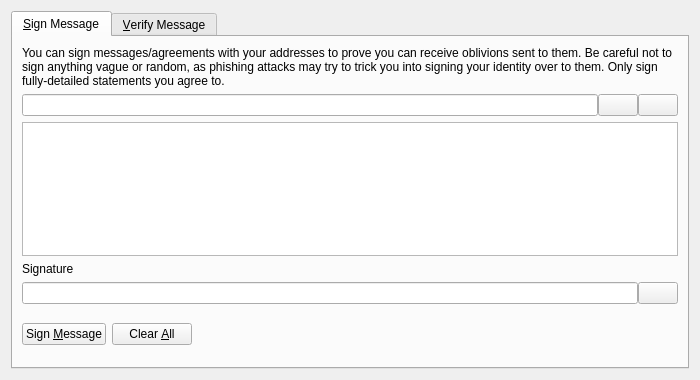
<?xml version="1.0" encoding="UTF-8"?>
<ui version="4.0">
 <class>SignVerifyMessageDialog</class>
 <widget class="QDialog" name="SignVerifyMessageDialog">
  <property name="geometry">
   <rect>
    <x>0</x>
    <y>0</y>
    <width>700</width>
    <height>380</height>
   </rect>
  </property>
  <property name="windowTitle">
   <string>Signatures - Sign / Verify a Message</string>
  </property>
  <property name="modal">
   <bool>true</bool>
  </property>
  <layout class="QVBoxLayout" name="verticalLayout">
   <item>
    <widget class="QTabWidget" name="tabWidget">
     <property name="currentIndex">
      <number>0</number>
     </property>
     <widget class="QWidget" name="tabSignMessage">
      <attribute name="title">
       <string>&amp;Sign Message</string>
      </attribute>
      <layout class="QVBoxLayout" name="verticalLayout_SM">
       <item>
        <widget class="QLabel" name="infoLabel_SM">
         <property name="text">
          <string>You can sign messages/agreements with your addresses to prove you can receive oblivions sent to them. Be careful not to sign anything vague or random, as phishing attacks may try to trick you into signing your identity over to them. Only sign fully-detailed statements you agree to.</string>
         </property>
         <property name="textFormat">
          <enum>Qt::PlainText</enum>
         </property>
         <property name="wordWrap">
          <bool>true</bool>
         </property>
        </widget>
       </item>
       <item>
        <layout class="QHBoxLayout" name="horizontalLayout_1_SM">
         <property name="spacing">
          <number>0</number>
         </property>
         <item>
          <widget class="QValidatedLineEdit" name="addressIn_SM">
           <property name="toolTip">
            <string>The Oblivion address to sign the message with</string>
           </property>
          </widget>
         </item>
         <item>
          <widget class="QPushButton" name="addressBookButton_SM">
           <property name="toolTip">
            <string>Choose previously used address</string>
           </property>
           <property name="text">
            <string/>
           </property>
           <property name="icon">
            <iconset resource="../bitcoin.qrc">
             <normaloff>:/icons/address-book</normaloff>:/icons/address-book</iconset>
           </property>
           <property name="shortcut">
            <string>Alt+A</string>
           </property>
           <property name="autoDefault">
            <bool>false</bool>
           </property>
          </widget>
         </item>
         <item>
          <widget class="QPushButton" name="pasteButton_SM">
           <property name="toolTip">
            <string>Paste address from clipboard</string>
           </property>
           <property name="text">
            <string/>
           </property>
           <property name="icon">
            <iconset resource="../bitcoin.qrc">
             <normaloff>:/icons/editpaste</normaloff>:/icons/editpaste</iconset>
           </property>
           <property name="shortcut">
            <string>Alt+P</string>
           </property>
           <property name="autoDefault">
            <bool>false</bool>
           </property>
          </widget>
         </item>
        </layout>
       </item>
       <item>
        <widget class="QPlainTextEdit" name="messageIn_SM">
         <property name="toolTip">
          <string>Enter the message you want to sign here</string>
         </property>
        </widget>
       </item>
       <item>
        <widget class="QLabel" name="signatureLabel_SM">
         <property name="text">
          <string>Signature</string>
         </property>
         <property name="textFormat">
          <enum>Qt::PlainText</enum>
         </property>
        </widget>
       </item>
       <item>
        <layout class="QHBoxLayout" name="horizontalLayout_2_SM">
         <property name="spacing">
          <number>0</number>
         </property>
         <item>
          <widget class="QLineEdit" name="signatureOut_SM">
           <property name="font">
            <font>
             <italic>true</italic>
            </font>
           </property>
           <property name="readOnly">
            <bool>true</bool>
           </property>
          </widget>
         </item>
         <item>
          <widget class="QPushButton" name="copySignatureButton_SM">
           <property name="toolTip">
            <string>Copy the current signature to the system clipboard</string>
           </property>
           <property name="text">
            <string/>
           </property>
           <property name="icon">
            <iconset resource="../bitcoin.qrc">
             <normaloff>:/icons/editcopy</normaloff>:/icons/editcopy</iconset>
           </property>
           <property name="autoDefault">
            <bool>false</bool>
           </property>
          </widget>
         </item>
        </layout>
       </item>
       <item>
        <layout class="QHBoxLayout" name="horizontalLayout_3_SM">
         <item>
          <widget class="QPushButton" name="signMessageButton_SM">
           <property name="toolTip">
            <string>Sign the message to prove you own this Oblivion address</string>
           </property>
           <property name="text">
            <string>Sign &amp;Message</string>
           </property>
           <property name="icon">
            <iconset resource="../bitcoin.qrc">
             <normaloff>:/icons/edit</normaloff>:/icons/edit</iconset>
           </property>
           <property name="autoDefault">
            <bool>false</bool>
           </property>
          </widget>
         </item>
         <item>
          <widget class="QPushButton" name="clearButton_SM">
           <property name="toolTip">
            <string>Reset all sign message fields</string>
           </property>
           <property name="text">
            <string>Clear &amp;All</string>
           </property>
           <property name="icon">
            <iconset resource="../bitcoin.qrc">
             <normaloff>:/icons/remove</normaloff>:/icons/remove</iconset>
           </property>
           <property name="autoDefault">
            <bool>false</bool>
           </property>
          </widget>
         </item>
         <item>
          <spacer name="horizontalSpacer_1_SM">
           <property name="orientation">
            <enum>Qt::Horizontal</enum>
           </property>
           <property name="sizeHint" stdset="0">
            <size>
             <width>40</width>
             <height>48</height>
            </size>
           </property>
          </spacer>
         </item>
         <item>
          <widget class="QLabel" name="statusLabel_SM">
           <property name="font">
            <font>
             <weight>75</weight>
             <bold>true</bold>
            </font>
           </property>
           <property name="text">
            <string/>
           </property>
           <property name="wordWrap">
            <bool>true</bool>
           </property>
          </widget>
         </item>
         <item>
          <spacer name="horizontalSpacer_2_SM">
           <property name="orientation">
            <enum>Qt::Horizontal</enum>
           </property>
           <property name="sizeHint" stdset="0">
            <size>
             <width>40</width>
             <height>48</height>
            </size>
           </property>
          </spacer>
         </item>
        </layout>
       </item>
      </layout>
     </widget>
     <widget class="QWidget" name="tabVerifyMessage">
      <attribute name="title">
       <string>&amp;Verify Message</string>
      </attribute>
      <layout class="QVBoxLayout" name="verticalLayout_VM">
       <item>
        <widget class="QLabel" name="infoLabel_VM">
         <property name="text">
          <string>Enter the receiver's address, message (ensure you copy line breaks, spaces, tabs, etc. exactly) and signature below to verify the message. Be careful not to read more into the signature than what is in the signed message itself, to avoid being tricked by a man-in-the-middle attack. Note that this only proves the signing party receives with the address, it cannot prove sendership of any transaction!</string>
         </property>
         <property name="textFormat">
          <enum>Qt::PlainText</enum>
         </property>
         <property name="alignment">
          <set>Qt::AlignLeading|Qt::AlignLeft|Qt::AlignTop</set>
         </property>
         <property name="wordWrap">
          <bool>true</bool>
         </property>
        </widget>
       </item>
       <item>
        <layout class="QHBoxLayout" name="horizontalLayout_1_VM">
         <property name="spacing">
          <number>0</number>
         </property>
         <item>
          <widget class="QValidatedLineEdit" name="addressIn_VM">
           <property name="toolTip">
            <string>The Oblivion address the message was signed with</string>
           </property>
          </widget>
         </item>
         <item>
          <widget class="QPushButton" name="addressBookButton_VM">
           <property name="toolTip">
            <string>Choose previously used address</string>
           </property>
           <property name="text">
            <string/>
           </property>
           <property name="icon">
            <iconset resource="../bitcoin.qrc">
             <normaloff>:/icons/address-book</normaloff>:/icons/address-book</iconset>
           </property>
           <property name="shortcut">
            <string>Alt+A</string>
           </property>
           <property name="autoDefault">
            <bool>false</bool>
           </property>
          </widget>
         </item>
        </layout>
       </item>
       <item>
        <widget class="QPlainTextEdit" name="messageIn_VM"/>
       </item>
       <item>
        <widget class="QValidatedLineEdit" name="signatureIn_VM"/>
       </item>
       <item>
        <layout class="QHBoxLayout" name="horizontalLayout_2_VM">
         <item>
          <widget class="QPushButton" name="verifyMessageButton_VM">
           <property name="toolTip">
            <string>Verify the message to ensure it was signed with the specified Oblivion address</string>
           </property>
           <property name="text">
            <string>Verify &amp;Message</string>
           </property>
           <property name="icon">
            <iconset resource="../bitcoin.qrc">
             <normaloff>:/icons/transaction_0</normaloff>:/icons/transaction_0</iconset>
           </property>
           <property name="autoDefault">
            <bool>false</bool>
           </property>
          </widget>
         </item>
         <item>
          <widget class="QPushButton" name="clearButton_VM">
           <property name="toolTip">
            <string>Reset all verify message fields</string>
           </property>
           <property name="text">
            <string>Clear &amp;All</string>
           </property>
           <property name="icon">
            <iconset resource="../bitcoin.qrc">
             <normaloff>:/icons/remove</normaloff>:/icons/remove</iconset>
           </property>
           <property name="autoDefault">
            <bool>false</bool>
           </property>
          </widget>
         </item>
         <item>
          <spacer name="horizontalSpacer_1_VM">
           <property name="orientation">
            <enum>Qt::Horizontal</enum>
           </property>
           <property name="sizeHint" stdset="0">
            <size>
             <width>40</width>
             <height>48</height>
            </size>
           </property>
          </spacer>
         </item>
         <item>
          <widget class="QLabel" name="statusLabel_VM">
           <property name="font">
            <font>
             <weight>75</weight>
             <bold>true</bold>
            </font>
           </property>
           <property name="text">
            <string/>
           </property>
           <property name="wordWrap">
            <bool>true</bool>
           </property>
          </widget>
         </item>
         <item>
          <spacer name="horizontalSpacer_2_VM">
           <property name="orientation">
            <enum>Qt::Horizontal</enum>
           </property>
           <property name="sizeHint" stdset="0">
            <size>
             <width>40</width>
             <height>48</height>
            </size>
           </property>
          </spacer>
         </item>
        </layout>
       </item>
      </layout>
     </widget>
    </widget>
   </item>
  </layout>
 </widget>
 <customwidgets>
  <customwidget>
   <class>QValidatedLineEdit</class>
   <extends>QLineEdit</extends>
   <header>qt/qvalidatedlineedit.h</header>
  </customwidget>
 </customwidgets>
 <resources>
  <include location="../bitcoin.qrc"/>
 </resources>
 <connections/>
</ui>
